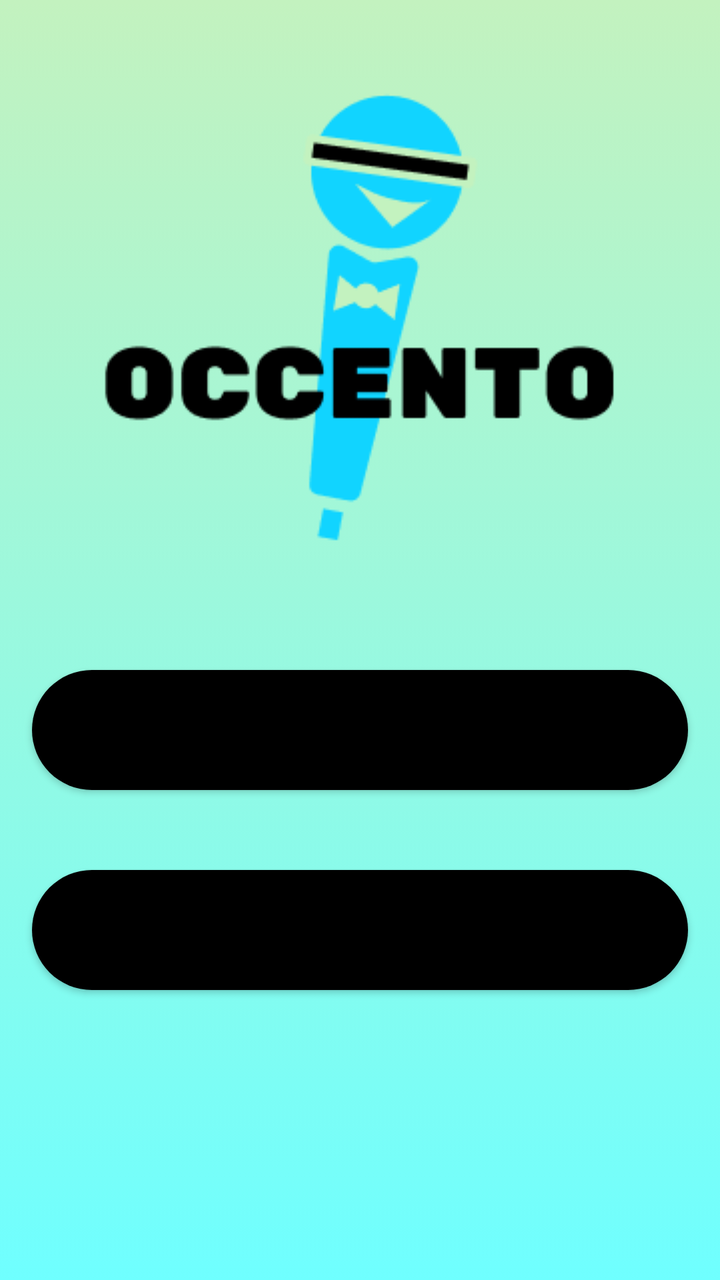
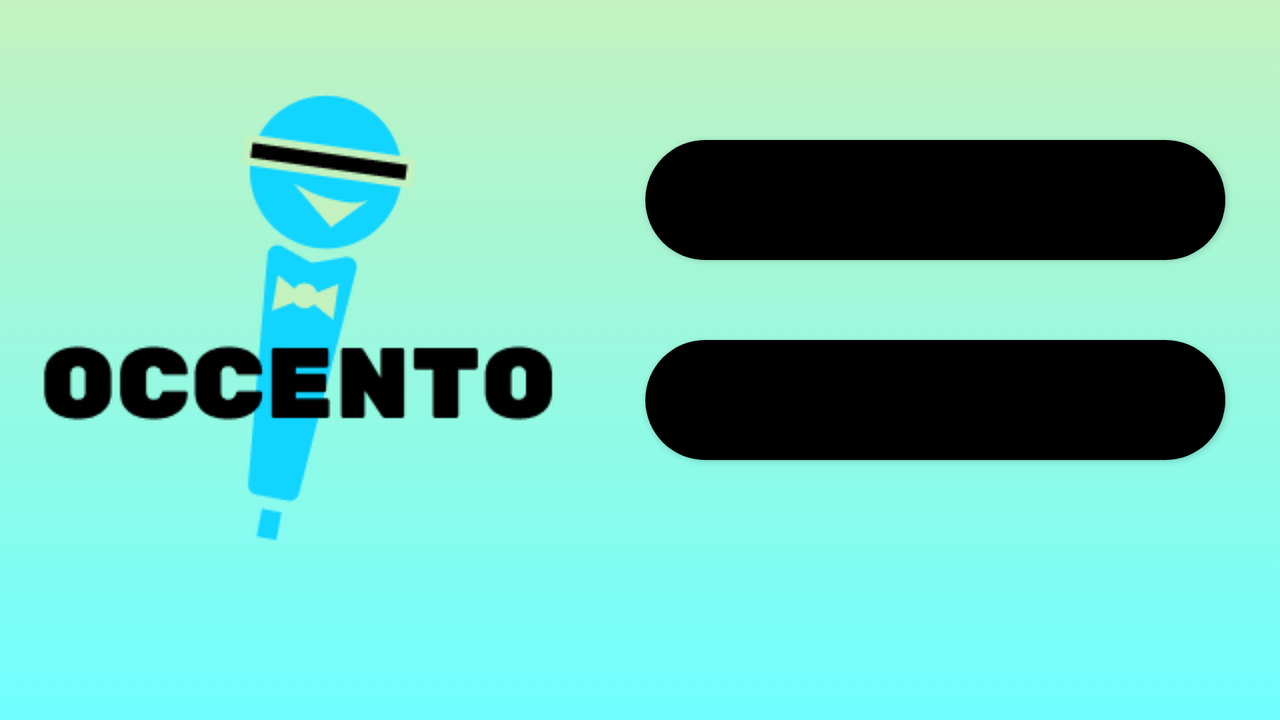

Compare how this app lays out the same screen by default and in its alternative resource folder. The renders come first, then the two layout files and the values they reference.
<!-- AndroidManifest.xml: application theme Theme.AppCompat.Light.NoActionBar -->
<!-- res/layout/fragment_home.xml -->
<?xml version="1.0" encoding="utf-8"?>
<androidx.constraintlayout.widget.ConstraintLayout xmlns:android="http://schemas.android.com/apk/res/android"
    xmlns:app="http://schemas.android.com/apk/res-auto"
    xmlns:tools="http://schemas.android.com/tools"
    android:layout_width="match_parent"
    android:layout_height="match_parent"
    tools:context=".ui.home.HomeFragment"
    android:background="@drawable/home_screen_gradient">

    <ImageView
        android:id="@+id/occento_icon"
        android:layout_width="wrap_content"
        android:layout_height="wrap_content"
        android:src="@drawable/occento"
        app:layout_constraintTop_toTopOf="parent"
        app:layout_constraintStart_toStartOf="parent"
        app:layout_constraintEnd_toEndOf="parent"
        android:layout_marginTop="30dp"
        />
    <Button
        android:id="@+id/play_game_button"
        android:layout_width="match_parent"
        android:layout_height="60dp"
        android:background="@drawable/custom_button"
        android:text="spela"
        app:layout_constraintTop_toBottomOf="@id/occento_icon"
        app:layout_constraintStart_toStartOf="parent"
        android:layout_marginTop="60dp"
        android:layout_marginStart="16dp"
        android:layout_marginEnd="16dp"/>
    <Button
        android:id="@+id/add_song_button"
        android:layout_width="match_parent"
        android:layout_height="60dp"
        android:background="@drawable/custom_button"
        android:text="Lägg till en låt"
        app:layout_constraintTop_toBottomOf="@id/play_game_button"
        app:layout_constraintStart_toStartOf="parent"
        android:layout_marginTop="40dp"
        android:layout_marginStart="16dp"
        android:layout_marginEnd="16dp"/>

</androidx.constraintlayout.widget.ConstraintLayout>
<!-- resources referenced by this layout -->
<resources>
  <!-- drawable custom_button (drawable) -->
  <?xml version="1.0" encoding="utf-8"?>
  <shape xmlns:android="http://schemas.android.com/apk/res/android"
      android:shape="rectangle">
      <solid android:color="@color/black" />
      <corners android:bottomRightRadius="100dp"
          android:bottomLeftRadius="100dp"
          android:topRightRadius="100dp"
          android:topLeftRadius="100dp"/>
  </shape>
  <!-- drawable home_screen_gradient (drawable) -->
  <?xml version="1.0" encoding="utf-8"?>
  <selector xmlns:android="http://schemas.android.com/apk/res/android">
      <item>
          <shape>
              <gradient
                  android:angle="90"
                  android:startColor="@color/secondary_light_blue"
                  android:endColor="@color/primary_green"
                  android:type="linear" />
          </shape>
      </item>
  </selector>
  <!-- drawable occento: png bitmap (drawable, 6741 bytes) -->
  <color name="black">#FF000000</color>
  <color name="secondary_light_blue">#6FFFFF</color>
  <color name="primary_green">#C3F2BF</color>
</resources>
<!-- res/layout-land/fragment_home.xml (the repository's variant of the layout above) -->
<!-- drawn on the phone turned sideways -->
<?xml version="1.0" encoding="utf-8"?>
<androidx.constraintlayout.widget.ConstraintLayout xmlns:android="http://schemas.android.com/apk/res/android"
    xmlns:app="http://schemas.android.com/apk/res-auto"
    xmlns:tools="http://schemas.android.com/tools"
    android:layout_width="match_parent"
    android:layout_height="match_parent"
    tools:context=".ui.home.HomeFragment"
    android:background="@drawable/home_screen_gradient">

    <ImageView
        android:id="@+id/occento_icon"
        android:layout_width="wrap_content"
        android:layout_height="wrap_content"
        android:src="@drawable/occento"
        app:layout_constraintTop_toTopOf="parent"
        app:layout_constraintStart_toStartOf="parent"
        android:layout_marginTop="30dp"
        android:layout_marginStart="20dp"
        />
    <Button
        android:id="@+id/play_game_button"
        android:layout_width="290dp"
        android:layout_height="60dp"
        android:background="@drawable/custom_button"
        android:text="spela"
        app:layout_constraintTop_toTopOf="@id/occento_icon"
        app:layout_constraintBottom_toTopOf="@id/add_song_button"
        app:layout_constraintStart_toEndOf="@id/occento_icon"
        app:layout_constraintEnd_toEndOf="parent"
        android:layout_marginStart="16dp"
        android:layout_marginTop="40dp"/>
    <Button
        android:id="@+id/add_song_button"
        android:layout_width="290dp"
        android:layout_height="60dp"
        android:background="@drawable/custom_button"
        android:text="Lägg till en låt"
        app:layout_constraintTop_toBottomOf="@id/play_game_button"
        app:layout_constraintStart_toStartOf="@id/play_game_button"
        android:layout_marginTop="40dp" />

</androidx.constraintlayout.widget.ConstraintLayout>
